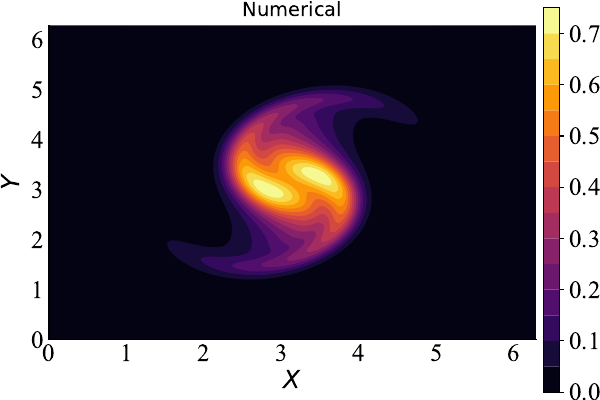

This chart was generated by the following Julia code:
clearconsole()

using CPUTime
using Printf
using Plots
using FFTW

font = Plots.font("Times New Roman", 18)
pyplot(guidefont=font, xtickfont=font, ytickfont=font, legendfont=font)

#-----------------------------------------------------------------------------#
# Compute L-2 norm for a vector
#-----------------------------------------------------------------------------#
function compute_l2norm(nx, ny, r)
    rms = 0.0
    # println(residual)
    for j = 1:ny+1 for i = 1:nx+1
        rms = rms + r[i,j]^2
    end end
    # println(rms)
    rms = sqrt(rms/((nx+1)*(ny+1)))
    return rms
end

#-----------------------------------------------------------------------------#
# Fast poisson solver for periodic domain
#-----------------------------------------------------------------------------#
function fps(nx,ny,dx,dy,f)
    eps = 1.0e-6

    kx = Array{Float64}(undef,nx)
    ky = Array{Float64}(undef,ny)

    data = Array{Complex{Float64}}(undef,nx,ny)
    data1 = Array{Complex{Float64}}(undef,nx,ny)
    e = Array{Complex{Float64}}(undef,nx,ny)

    u = Array{Complex{Float64}}(undef,nx,ny)

    aa = -2.0/(dx*dx) - 2.0/(dy*dy)
    bb = 2.0/(dx*dx)
    cc = 2.0/(dy*dy)

    #wave number indexing
    hx = 2.0*pi/nx

    for i = 1:Int64(nx/2)
        kx[i] = hx*(i-1.0)
        kx[i+Int64(nx/2)] = hx*(i-Int64(nx/2)-1)
    end
    kx[1] = eps

    ky = kx

    for i = 1:nx
        for j = 1:ny
            data[i,j] = complex(f[i,j],0.0)
        end
    end

    e = fft(data)
    e[1,1] = 0.0
    for i = 1:nx
        for j = 1:ny
            data1[i,j] = e[i,j]/(aa + bb*cos(kx[i]) + cc*cos(ky[j]))
        end
    end

    u = real(ifft(data1))

    return u
end

#-----------------------------------------------------------------------------#
# Compute numerical solution
#   - Time integration using Runge-Kutta third order
#   - 2nd-order finite difference discretization
#-----------------------------------------------------------------------------#
function numerical(nx,ny,nt,dx,dy,dt,re,wn,ns)

    wt = Array{Float64}(undef, nx+2, ny+2) # temporary array during RK3 integration
    r = Array{Float64}(undef, nx+2, ny+2)
    ut = Array{Float64}(undef, nx+1, ny+1)

    m = 1 # record index
    freq = Int64(nt/ns)

    for k = 1:nt
        # Compute right-hand-side from vorticity
        rhs(nx,ny,dx,dy,re,wn,r)

        for i = 2:nx+1 for j = 2:ny+1
            wt[i,j] = wn[i,j] + dt*r[i,j]
        end end

        # periodic BC
        wt[nx+2,:] = wt[2,:]
        wt[:,ny+2] = wt[:,2]

        # ghost points
        wt[1,:] = wt[nx+1,:]
        wt[:,1] = wt[:,ny+1]

        # Compute right-hand-side from vorticity
        rhs(nx,ny,dx,dy,re,wt,r)

        for i = 2:nx+1 for j = 2:ny+1
            wt[i,j] = 0.75*wn[i,j] + 0.25*wt[i,j] + 0.25*dt*r[i,j]
        end end

        # periodic BC
        wt[nx+2,:] = wt[2,:]
        wt[:,ny+2] = wt[:,2]

        # ghost points
        wt[1,:] = wt[nx+1,:]
        wt[:,1] = wt[:,ny+1]

        # Compute right-hand-side from vorticity
        rhs(nx,ny,dx,dy,re,wt,r)

        for i = 2:nx+1 for j = 2:ny+1
            wn[i,j] = (1.0/3.0)*wn[i,j] + (2.0/3.0)*wt[i,j] + (2.0/3.0)*dt*r[i,j]
        end end

        # periodic BC
        wn[nx+2,:] = wn[2,:]
        wn[:,ny+2] = wn[:,2]

        # ghost points
        wn[1,:] = wn[nx+1,:]
        wn[:,1] = wn[:,ny+1]

        if (mod(k,freq) == 0)
            println(k)
            ut = wn[2:nx+2,2:ny+2]
            field_final = open(string("vm",string(m),".txt"), "w");
            for j = 1:ny+1 for i = 1:nx+1
                write(field_final, string(x[i]), " ",string(y[j]), " ", string(ut[i,j]), " \n")
            end end
            m = m+1
        end
    end

    return wn[2:nx+2,2:ny+2]
end

#-----------------------------------------------------------------------------#
# Calculate right hand term of the inviscid Burgers equation
# r = -J(w,ψ) + ν ∇^2(w)
#-----------------------------------------------------------------------------#
function rhs(nx,ny,dx,dy,re,w,r)

    # compute streamfunction from vorticity
    s = Array{Float64}(undef, nx+2, ny+2)
    f = Array{Float64}(undef, nx, ny)
    f = -w[2:nx+1,2:ny+1]

    s[2:nx+1,2:ny+1] = fps(nx,ny,dx,dy,f)

    # periodic BC
    s[nx+2,:] = s[2,:]
    s[:,ny+2] = s[:,2]

    # ghost points
    s[1,:] = s[nx+1,:]
    s[:,1] = s[:,ny+1]

    # Arakawa numerical scheme for Jacobian
    aa = 1.0/(re*dx*dx)
    bb = 1.0/(re*dy*dy)
    gg = 1.0/(4.0*dx*dy)
    hh = 1.0/3.0

    for i = 2:nx+1 for j = 2:ny+1
        j1 = gg*((w[i+1,j]-w[i-1,j])*(s[i,j+1]-s[i,j-1]) -
                 (w[i,j+1]-w[i,j-1])*(s[i+1,j]-s[i-1,j]))

        j2 = gg*(w[i+1,j]*(s[i+1,j+1]-s[i+1,j-1]) -
                 w[i-1,j]*(s[i-1,j+1]-s[i-1,j-1]) -
                 w[i,j+1]*(s[i+1,j+1]-s[i-1,j+1]) +
                 w[i,j-1]*(s[i+1,j-1]-s[i-1,j-1]))

        j3 = gg*(w[i+1,j+1]*(s[i,j+1]-s[i+1,j]) -
                 w[i-1,j-1]*(s[i-1,j]-s[i,j-1]) -
            	 w[i-1,j+1]*(s[i,j+1]-s[i-1,j]) +
            	 w[i+1,j-1]*(s[i+1,j]-s[i,j-1]))

        jac = (j1+j2+j3)*hh

        #Central difference for Laplacian
        r[i,j] = -jac + aa*(w[i+1,j]-2.0*w[i,j]+w[i-1,j]) +
                        bb*(w[i,j+1]-2.0*w[i,j]+w[i,j-1])
        end end
end

# initial condition for vortex merger problem
function vm_ic(nx,ny,x,y,w)
    sigma = pi
    xc1 = pi-pi/4.0
    yc1 = pi
    xc2 = pi+pi/4.0
    yc2 = pi

    for i = 2:nx+2 for j = 2:ny+2
        w[i,j] = exp(-sigma*((x[i-1]-xc1)^2 + (y[j-1]-yc1)^2)) +
                 exp(-sigma*((x[i-1]-xc2)^2 + (y[j-1]-yc2)^2))
    end end
end


#---------------------------------------------------------------------------#
# main program
#---------------------------------------------------------------------------#
nx = 128
ny = 128

x_l = 0.0
x_r = 2.0*pi
y_b = 0.0
y_t = 2.0*pi

dx = (x_r-x_l)/nx
dy = (y_t-y_b)/ny

dt = 0.01
tf = 20.0
nt = tf/dt
re = 1000.0
ns = 10

x = Array{Float64}(undef, nx+1)
y = Array{Float64}(undef, ny+1)

for i = 1:nx+1
    x[i] = dx*(i-1)
end
for i = 1:ny+1
    y[i] = dy*(i-1)
end

wn = Array{Float64}(undef, nx+2, ny+2)
un = Array{Float64}(undef, nx+1, ny+1)
un0 = Array{Float64}(undef, nx+1, ny+1)
ue = Array{Float64}(undef, nx+1, ny+1)
uerror = Array{Float64}(undef, nx+1, ny+1)

time = 0.0

vm_ic(nx,ny,x,y,wn)
# ghost points
wn[1,:] = wn[nx+1,:]
wn[:,1] = wn[:,ny+1]

wn[nx+2,:] = wn[2,:]
wn[:,ny+2] = wn[:,2]

un0 = wn[2:nx+2,2:ny+2]

field_final = open("vm0.txt", "w");
for j = 1:ny+1 for i = 1:nx+1
    write(field_final, string(x[i]), " ",string(y[j]), " ", string(un0[i,j]), " \n")
end end

un = numerical(nx,ny,nt,dx,dy,dt,re,wn,ns)

time = tf

field_final = open("field_final.txt", "w");
for j = 1:ny+1 for i = 1:nx+1
    write(field_final, string(x[i]), " ",string(y[j]), " ", string(un[i,j]), " \n")
end end

p1 = contour(x, y, transpose(un), fill=true,xlabel="\$X\$", ylabel="\$Y\$", title="Numerical")
savefig(p1,"vm.pdf")
